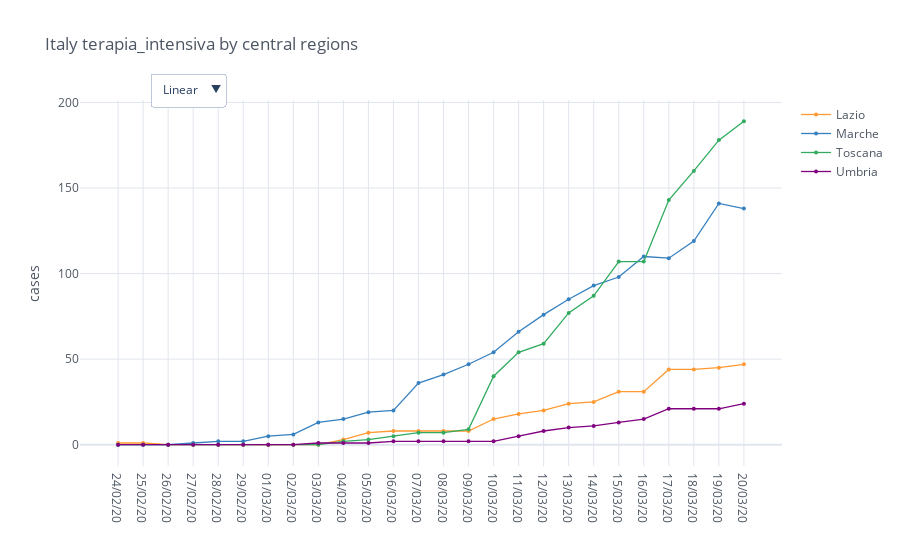

Notebook code for this chart:
### Code cell
regions = io.italy_load_regions(io.italy_central_regions)
total_cases = io.italy_regions_filter_by_category(regions, category)

mpl.iplot_comparative_plot(total_cases, title='Italy ' + category + ' by central regions')

### Figure 1 — Plotly figure (JSON) as saved in the notebook; plotly's stock layout.template omitted (floating-point values rounded to 4 significant figures)
{"data": [{"line": {"color": "rgba(255, 153, 51, 1.0)", "dash": "solid", "shape": "linear", "width": 1.3}, "marker": {"size": 4, "symbol": "circle"}, "mode": "lines+markers", "name": "Lazio", "text": "", "type": "scatter", "x": ["24/02/20", "25/02/20", "26/02/20", "27/02/20", "28/02/20", "29/02/20", "01/03/20", "02/03/20", "03/03/20", "04/03/20", "05/03/20", "06/03/20", "07/03/20", "08/03/20", "09/03/20", "10/03/20", "11/03/20", "12/03/20", "13/03/20", "14/03/20", "15/03/20", "16/03/20", "17/03/20", "18/03/20", "19/03/20", "20/03/20"], "y": [1, 1, 0, 0, 0, 0, 0, 0, 0, 3, 7, 8, 8, 8, 8, 15, 18, 20, 24, 25, 31, 31, 44, 44, 45, 47]}, {"line": {"color": "rgba(55, 128, 191, 1.0)", "dash": "solid", "shape": "linear", "width": 1.3}, "marker": {"size": 4, "symbol": "circle"}, "mode": "lines+markers", "name": "Marche", "text": "", "type": "scatter", "x": ["24/02/20", "25/02/20", "26/02/20", "27/02/20", "28/02/20", "29/02/20", "01/03/20", "02/03/20", "03/03/20", "04/03/20", "05/03/20", "06/03/20", "07/03/20", "08/03/20", "09/03/20", "10/03/20", "11/03/20", "12/03/20", "13/03/20", "14/03/20", "15/03/20", "16/03/20", "17/03/20", "18/03/20", "19/03/20", "20/03/20"], "y": [0, 0, 0, 1, 2, 2, 5, 6, 13, 15, 19, 20, 36, 41, 47, 54, 66, 76, 85, 93, 98, 110, 109, 119, 141, 138]}, {"line": {"color": "rgba(50, 171, 96, 1.0)", "dash": "solid", "shape": "linear", "width": 1.3}, "marker": {"size": 4, "symbol": "circle"}, "mode": "lines+markers", "name": "Toscana", "text": "", "type": "scatter", "x": ["24/02/20", "25/02/20", "26/02/20", "27/02/20", "28/02/20", "29/02/20", "01/03/20", "02/03/20", "03/03/20", "04/03/20", "05/03/20", "06/03/20", "07/03/20", "08/03/20", "09/03/20", "10/03/20", "11/03/20", "12/03/20", "13/03/20", "14/03/20", "15/03/20", "16/03/20", "17/03/20", "18/03/20", "19/03/20", "20/03/20"], "y": [0, 0, 0, 0, 0, 0, 0, 0, 0, 2, 3, 5, 7, 7, 9, 40, 54, 59, 77, 87, 107, 107, 143, 160, 178, 189]}, {"line": {"color": "rgba(128, 0, 128, 1.0)", "dash": "solid", "shape": "linear", "width": 1.3}, "marker": {"size": 4, "symbol": "circle"}, "mode": "lines+markers", "name": "Umbria", "text": "", "type": "scatter", "x": ["24/02/20", "25/02/20", "26/02/20", "27/02/20", "28/02/20", "29/02/20", "01/03/20", "02/03/20", "03/03/20", "04/03/20", "05/03/20", "06/03/20", "07/03/20", "08/03/20", "09/03/20", "10/03/20", "11/03/20", "12/03/20", "13/03/20", "14/03/20", "15/03/20", "16/03/20", "17/03/20", "18/03/20", "19/03/20", "20/03/20"], "y": [0, 0, 0, 0, 0, 0, 0, 0, 1, 1, 1, 2, 2, 2, 2, 2, 5, 8, 10, 11, 13, 15, 21, 21, 21, 24]}], "layout": {"legend": {"bgcolor": "#FFFFFF", "font": {"color": "#4D5663"}}, "paper_bgcolor": "#FFFFFF", "plot_bgcolor": "#FFFFFF", "title": {"font": {"color": "#4D5663"}, "text": "Italy terapia_intensiva by central regions"}, "updatemenus": [{"buttons": [{"args": [{"yaxis.type": "linear"}], "label": "Linear", "method": "relayout"}, {"args": [{"yaxis.type": "log"}], "label": "Log", "method": "relayout"}], "direction": "down", "pad": {"r": 10, "t": 10}, "showactive": true, "x": 0.1, "xanchor": "left", "y": 1.1, "yanchor": "top"}], "xaxis": {"gridcolor": "#E1E5ED", "showgrid": true, "tickfont": {"color": "#4D5663"}, "title": {"font": {"color": "#4D5663"}, "text": ""}, "zerolinecolor": "#E1E5ED"}, "yaxis": {"gridcolor": "#E1E5ED", "showgrid": true, "tickfont": {"color": "#4D5663"}, "title": {"font": {"color": "#4D5663"}, "text": "cases"}, "zerolinecolor": "#E1E5ED"}}}
